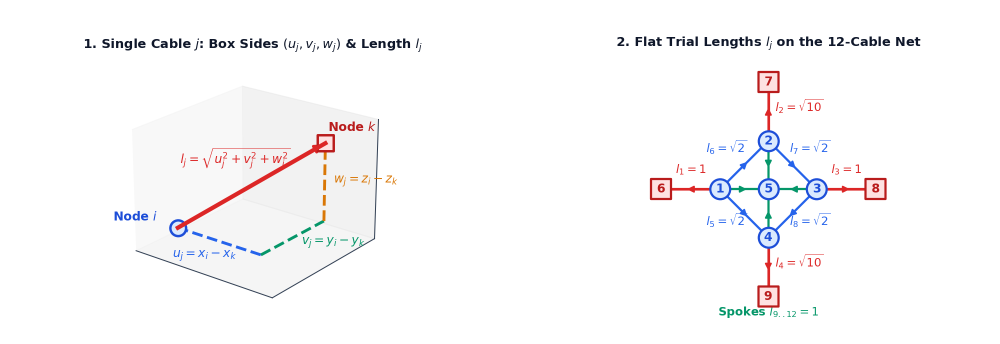
#> input picture knowledge/04_form_finding/images/fd_sec_b2_uvw_geometry.png, 2000 x 688 px, given as the content of the folder /knowledge/04_form_finding/images/fd_sec_b2_uvw_geometry.png, which was not available (shown at 1/2 size)
$ python photo_sheet.py ../knowledge/04_form_finding/images/fd_sec_b2_uvw_geometry.png ../knowledge/04_form_finding/images/fd_sec_b3_nonlinear_stages.png 5
#> lines starting #> are read from the running program, lines starting #| are printed output that depends on the picture; pictures that were not available may be replaced by others from this repository, and a replacement may not be noted
"""Contact sheet for rescan photos (phone photos, any orientation), to see which pages a batch shows.

  python3 -I tools/photo_sheet.py PHOTO_DIR OUT.jpg [COLUMNS=4]

Applies EXIF rotation, labels each thumbnail with its file name. Read OUT.jpg, then zoom single photos with
  python3 -I tools/pagetool.py zoom PHOTO_DIR NAME.jpg x0 y0 x1 y1 z.jpg
Copy the originals to RAW/rescans/<book>-<date>/ before using them.
"""
import sys, glob, os
from PIL import Image, ImageDraw, ImageOps

if len(sys.argv) < 3:
    sys.exit(__doc__)
d, out = sys.argv[1], sys.argv[2]
cols = int(sys.argv[3]) if len(sys.argv) > 3 else 4
fs = sorted(f for f in glob.glob(os.path.join(d, "*")) if f.lower().endswith((".jpg", ".jpeg", ".png", ".pgm", ".ppm")))
W, H = 450, 450
sheet = Image.new("RGB", (cols * W, ((len(fs) + cols - 1) // cols) * (H + 20)), "white"); dr = ImageDraw.Draw(sheet)
#> after `sheet = Image.new('RGB', (cols * W, (len(fs) + cols - 1) // cols * (H `: sheet: PIL image 2250x470 RGB; every value is 255
for i, f in enumerate(fs):
    im = ImageOps.exif_transpose(Image.open(f)); im.thumbnail((W, H))
#> further down, im is the input picture: PIL image 2000x688 RGBA; mean R, G, B, A 249.6, 248.8, 249.7, 255
#> after `im.thumbnail((W, H))`:
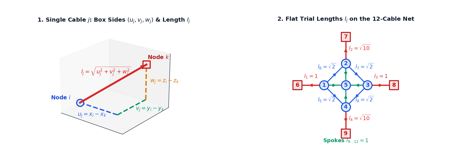
#> im: PIL image 450x155 RGBA; mean R, G, B, A 249.5, 248.7, 249.5, 255
    x, y = (i % cols) * W, (i // cols) * (H + 20)
    sheet.paste(im, (x, y + 20)); dr.text((x + 5, y + 3), os.path.basename(f), fill="red")
#> after `sheet.paste(im, (x, y + 20))`:
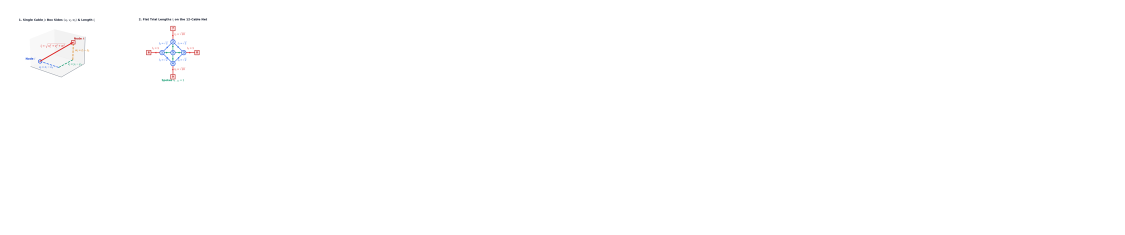
#> sheet: PIL image 2250x470 RGB (shown at 1/2 size); mean R, G, B 254.6, 254.6, 254.6
sheet.save(out, quality=80)
print(out, len(fs), "photos")

$ run again, on knowledge/04_form_finding/images/fd_sec_b3_nonlinear_stages.png
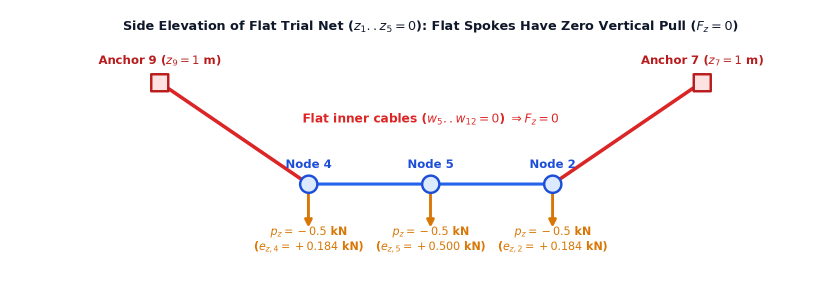
#> input picture knowledge/04_form_finding/images/fd_sec_b3_nonlinear_stages.png, 1680 x 608 px, given as the content of the folder wledge/04_form_finding/images/fd_sec_b3_nonlinear_stages.png, which was not available (shown at 1/2 size)
#> im is the input picture: PIL image 1680x608 RGBA; mean R, G, B, A 250.8, 248.7, 249, 255
#> `im.thumbnail((W, H))`:
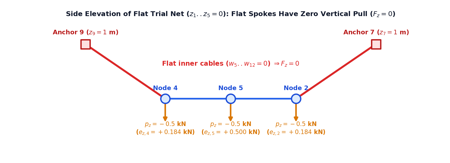
#> im: PIL image 450x163 RGBA; mean R, G, B, A 250.7, 248.5, 248.9, 255
#> `sheet.paste(im, (x, y + 20))`:
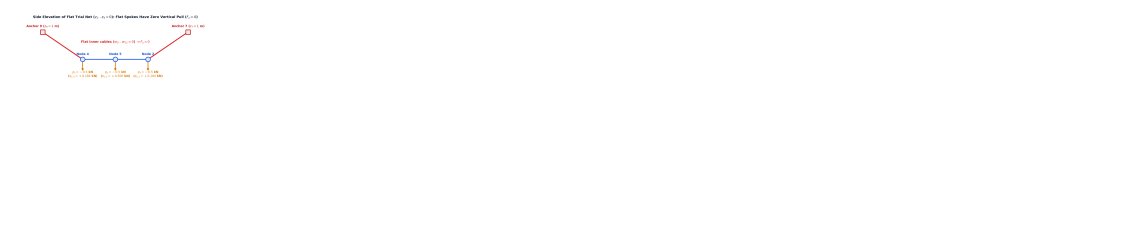
#> sheet: PIL image 2250x470 RGB (shown at 1/2 size); mean R, G, B 254.7, 254.6, 254.6

$ run again, on knowledge/04_form_finding/images/fd_sec_c1_force_density_trick.png
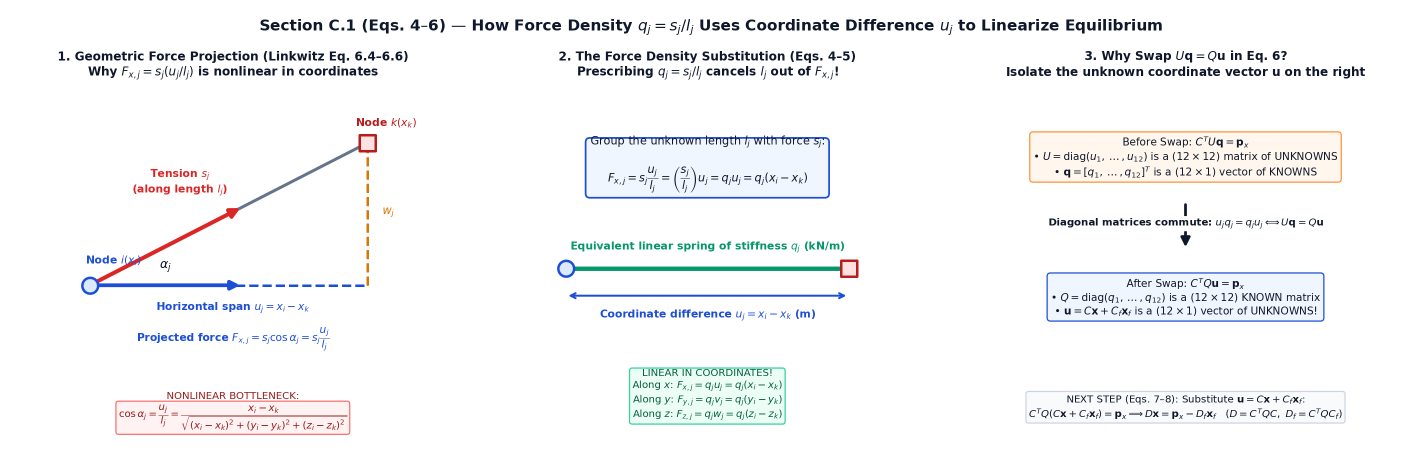
#> input picture knowledge/04_form_finding/images/fd_sec_c1_force_density_trick.png, 2844 x 900 px, given as the content of the folder dge/04_form_finding/images/fd_sec_c1_force_density_trick.png, which was not available (shown at 1/2 size)
#> im is the input picture: PIL image 2844x900 RGBA; mean R, G, B, A 244.8, 245.4, 246.6, 255
#> `im.thumbnail((W, H))`:
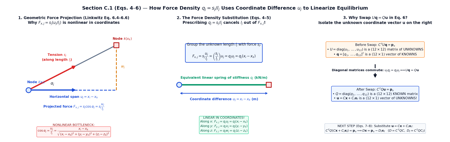
#> im: PIL image 450x142 RGBA; mean R, G, B, A 244.5, 245.1, 246.4, 255
#> `sheet.paste(im, (x, y + 20))`:
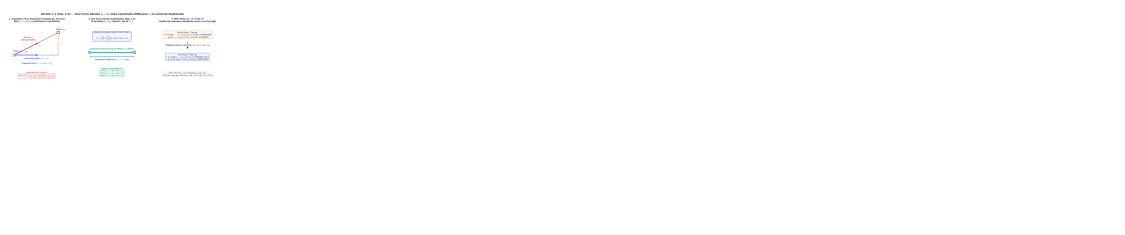
#> sheet: PIL image 2250x470 RGB (shown at 1/2 size); mean R, G, B 254.4, 254.4, 254.5
